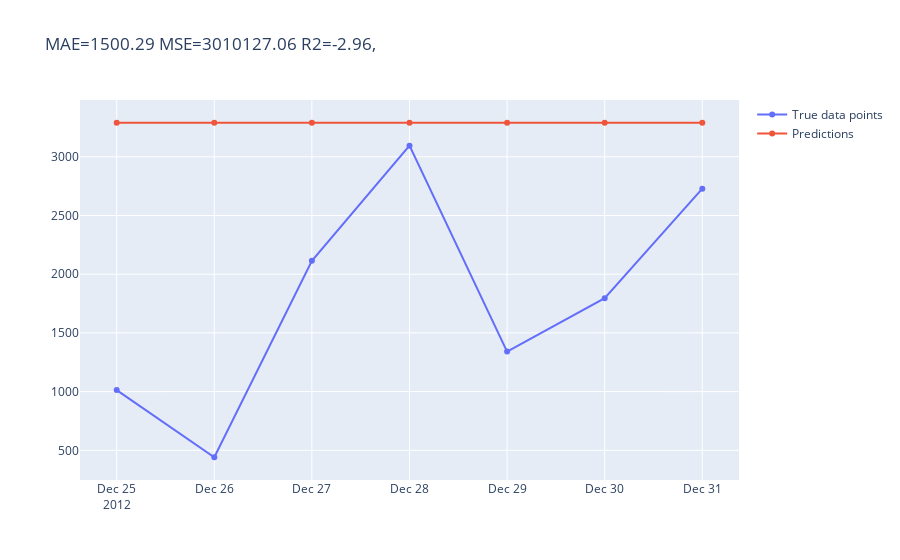

The code cell stored with this chart in its notebook:
### Code cell
plot_test_vs_predictions(test, 'cnt','pred3')

### Figure 1 — Plotly figure (JSON) as saved in the notebook; plotly's stock layout.template omitted (floating-point values rounded to 4 significant figures)
{"data": [{"name": "True data points", "type": "scatter", "x": ["2012-12-25T00:00:00", "2012-12-26T00:00:00", "2012-12-27T00:00:00", "2012-12-28T00:00:00", "2012-12-29T00:00:00", "2012-12-30T00:00:00", "2012-12-31T00:00:00"], "y": [1013, 441, 2114, 3095, 1341, 1796, 2729]}, {"name": "Predictions", "type": "scatter", "x": ["2012-12-25T00:00:00", "2012-12-26T00:00:00", "2012-12-27T00:00:00", "2012-12-28T00:00:00", "2012-12-29T00:00:00", "2012-12-30T00:00:00", "2012-12-31T00:00:00"], "y": [3290.0, 3290.0, 3290.0, 3290.0, 3290.0, 3290.0, 3290.0]}], "layout": {"title": {"text": "MAE=1500.29 MSE=3010127.06 R2=-2.96,"}}}
